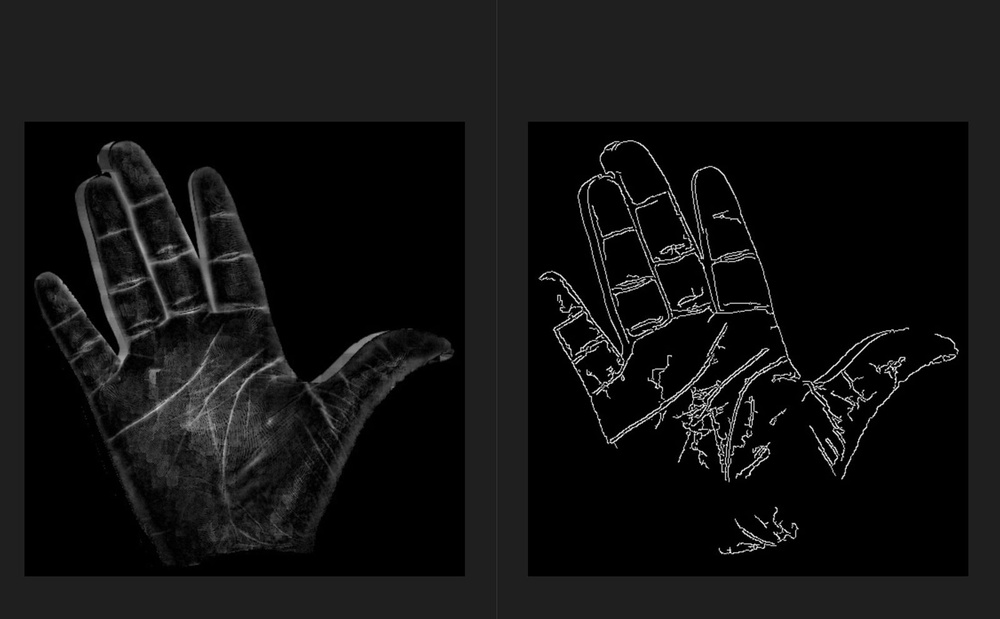
#> input picture Report/Images/hog.jpeg, 1000 x 619 px, shrunk from 1600 x 990 before the run
$ python -i filter_palmar_images.py   (imports and definitions only)
#> lines starting #> are read from the running program, lines starting #| are printed output that depends on the picture; after the words box and inside, x2 and y2 are one past the last pixel; in counts of white or black regions, pixels touching at a corner belong together
"""
Filter 11k Hands Dataset to only include palmar images with clearly visible palm lines.
Uses edge detection and line detection to verify palm line visibility.
"""
import pandas as pd
import os
import shutil
import cv2
import numpy as np
from pathlib import Path

def detect_palm_lines(image_path: str, debug: bool = False) -> dict:
    """
    Detect if palm lines are clearly visible in the image.

    Args:
        image_path: Path to the image
        debug: If True, save debug visualization

    Returns:
        Dictionary with detection results:
            - 'has_lines': Boolean indicating if lines are detected
            - 'line_count': Number of detected lines
            - 'line_strength': Average strength of detected lines
    """
#> called with image_path = '../Report/Images/hog.jpeg', debug = False
    # Read image
    img = cv2.imread(image_path)
#> img is the input picture: shape (619, 1000, 3); min 0, max 255, mean 19.3
    if img is None:
        return {'has_lines': False, 'line_count': 0, 'line_strength': 0}

    # Convert to grayscale
    gray = cv2.cvtColor(img, cv2.COLOR_BGR2GRAY)

    # Apply Gaussian blur to reduce noise
    blurred = cv2.GaussianBlur(gray, (5, 5), 0)

    # Apply Canny edge detection
    edges = cv2.Canny(blurred, 30, 100)
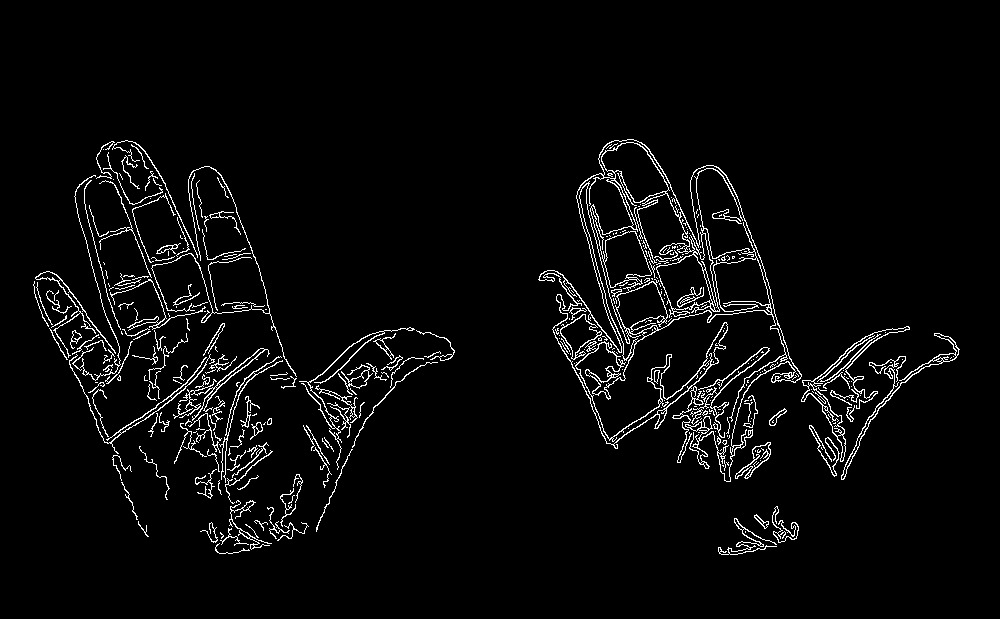
#> edges: shape (619, 1000); 3.7% white in thin lines or dots, all inside (x1, y1, x2, y2) = (33, 139, 960, 555)

    # Apply Hough Line Transform to detect lines
    lines = cv2.HoughLinesP(
        edges,
        rho=1,
        theta=np.pi/180,
        threshold=50,
        minLineLength=100,
        maxLineGap=20
    )
#> lines = 76 rows, first 6: [101, 148, 167, 321], [691, 378, 853, 384], [729, 374, 849, 374], [603, 147, 670, 323], [271, 379, 380, 378], [597, 335, 771, 298]

    # Calculate metrics
    line_count = 0 if lines is None else len(lines)
#> line_count = 76

    # Calculate line strength (average length of detected lines)
    line_strength = 0
    if lines is not None and len(lines) > 0:
        lengths = []
        for line in lines:
            x1, y1, x2, y2 = line[0]
            length = np.sqrt((x2-x1)**2 + (y2-y1)**2)
            lengths.append(length)
#> this loop made 76 passes
#> (x1, y1, x2, y2, length) on passes 1 to 12: (101, 148, 167, 321, 185.2), (691, 378, 853, 384, 162.1), (729, 374, 849, 374, 120), (603, 147, 670, 323, 188.3), (271, 379, 380, 378, 109), (597, 335, 771, 298, 177.9), (606, 144, 677, 319, 188.9), (658, 401, 785, 412, 127.5), (645, 415, 752, 431, 108.2), (152, 426, 258, 406, 107.9), (726, 377, 863, 377, 137), (131, 422, 250, 401, 120.8)
#> after the loop, lengths = 76 values, max 246.1 at index 45, min 100.1 at index 39, mean 135.9
        line_strength = np.mean(lengths)
#> line_strength = 135.9

    # Determine if palm lines are visible
    # Criteria: At least 10 lines detected with reasonable strength
    has_lines = line_count >= 10 and line_strength > 50
#> has_lines = True

    return {
        'has_lines': has_lines,
        'line_count': line_count,
        'line_strength': line_strength
    }

# [184 lines left out: functions filter_palmar_images_with_lines, main, not called in this run]

# [2 lines not run here, left out]

>>> result = detect_palm_lines('../Report/Images/hog.jpeg')
#> result = {'has_lines': True, 'line_count': 76, 'line_strength': 135.9}

$ run again, on Report/Images/ui_main_new.jpeg
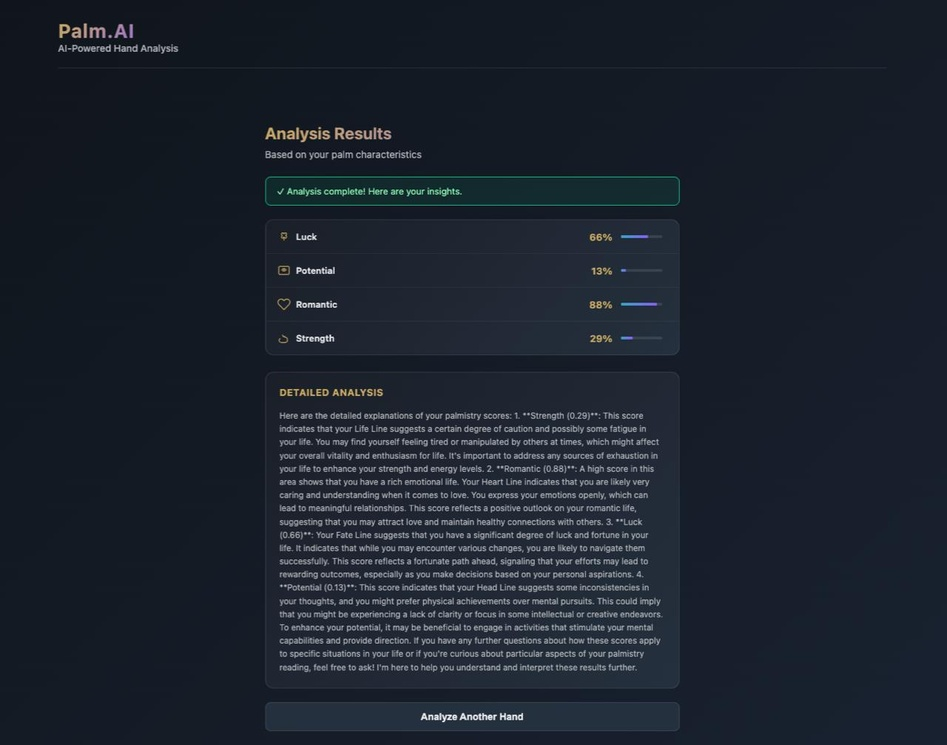
#> input picture Report/Images/ui_main_new.jpeg, 947 x 745 px, shrunk from 1280 x 1007 before the run
#> in detect_palm_lines, img is the input picture: shape (745, 947, 3); mean B, G, R 45.7, 34.8, 27.8
#> in detect_palm_lines, `edges = cv2.Canny(blurred, 30, 100)`:
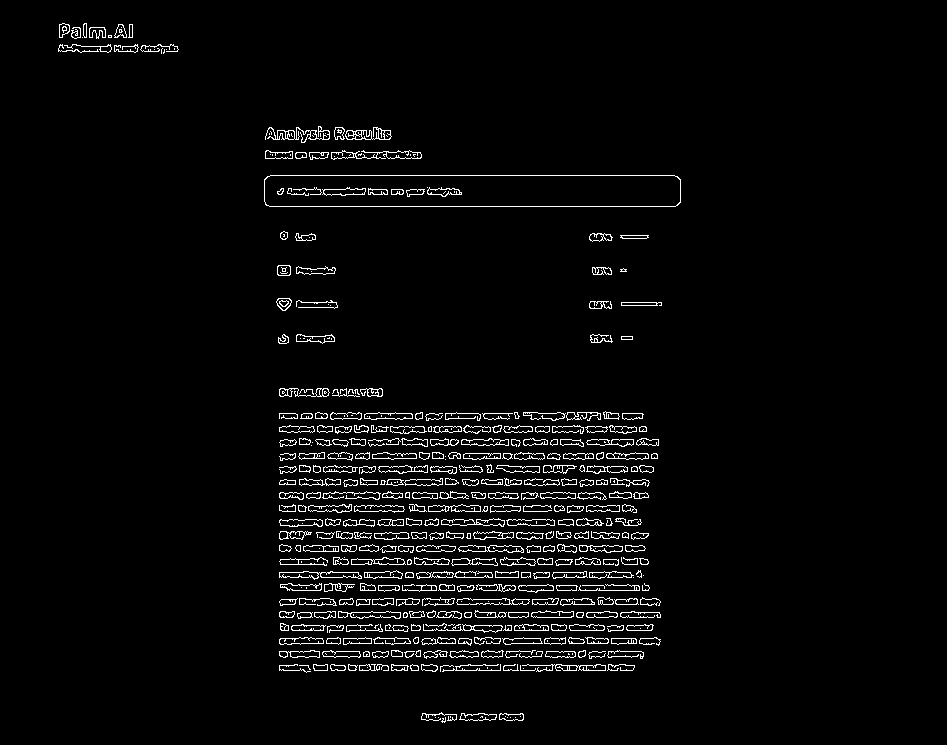
#> edges: shape (745, 947); 3.2% white in thin lines or dots, all inside (x1, y1, x2, y2) = (58, 23, 681, 723)
#> lines = 141 rows, first 6: [270, 175, 674, 175], [269, 206, 675, 206], [281, 630, 651, 630], [279, 612, 659, 612], [280, 458, 657, 458], [280, 559, 647, 559]
#> line_count = 141
#> the loop in detect_palm_lines, `for line in lines:` made 141 passes
#> (x1, y1, x2, y2, length) on passes 1 to 8: (270, 175, 674, 175, 404), (269, 206, 675, 206, 406), (281, 630, 651, 630, 370), (279, 612, 659, 612, 380), (280, 458, 657, 458, 377), (280, 559, 647, 559, 367), (279, 643, 659, 643, 380), (280, 617, 660, 617, 380)
#> after the loop in detect_palm_lines, `for line in lines:`: lengths = 141 values, max 406 at index 1, min 100 at index 103, mean 256.5
#> line_strength = 256.5
#> has_lines = True
#> result = {'has_lines': True, 'line_count': 141, 'line_strength': 256.5}

$ run again, on Report/Images/ui_palm_new.jpeg
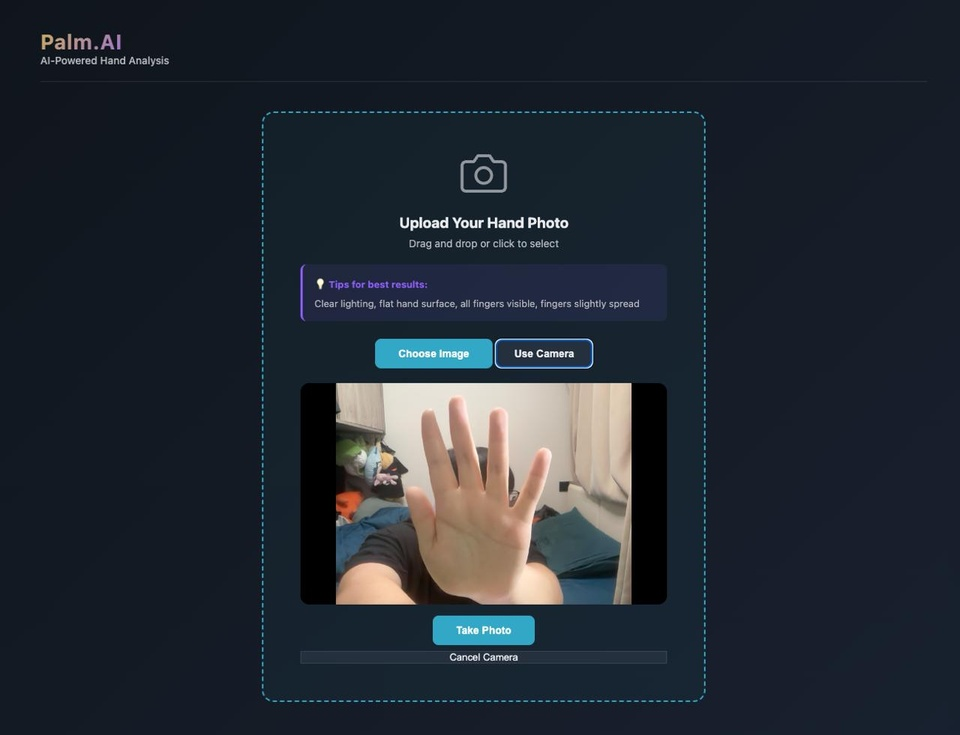
#> input picture Report/Images/ui_palm_new.jpeg, 960 x 735 px, shrunk from 1280 x 981 before the run
#> in detect_palm_lines, img is the input picture: shape (735, 960, 3); mean B, G, R 50.7, 41.6, 34.8
#> in detect_palm_lines, `gray = cv2.cvtColor(img, cv2.COLOR_BGR2GRAY)`:
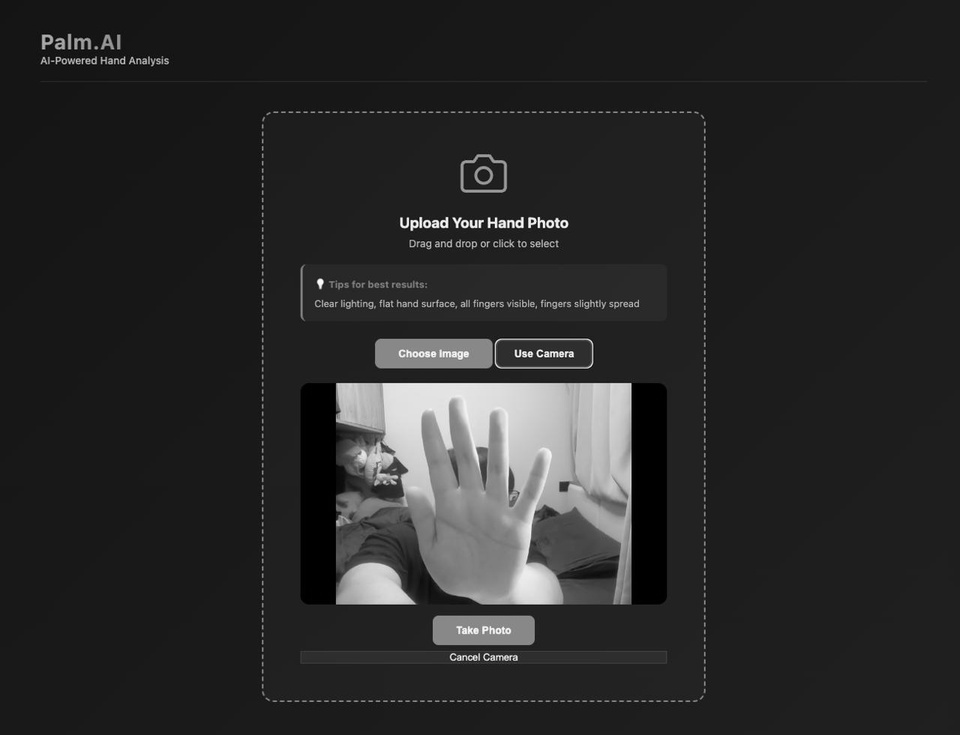
#> gray: shape (735, 960); min 0, max 254, mean 40.7
#> in detect_palm_lines, `edges = cv2.Canny(blurred, 30, 100)`:
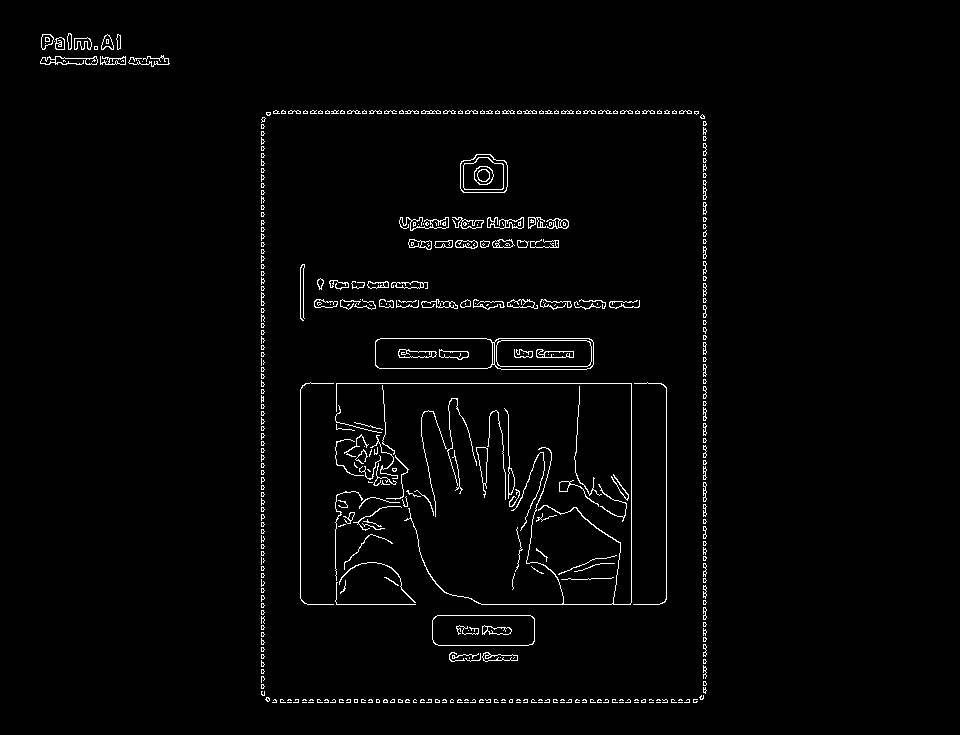
#> edges: shape (735, 960); 2% white in thin lines or dots, all inside (x1, y1, x2, y2) = (40, 33, 707, 703)
#> lines = 48 rows, first 6: [703, 698, 703, 115], [305, 383, 661, 383], [705, 693, 705, 121], [263, 695, 263, 117], [261, 694, 261, 119], [266, 113, 698, 113]
#> line_count = 48
#> the loop in detect_palm_lines, `for line in lines:` made 48 passes
#> (x1, y1, x2, y2, length) on passes 1 to 8: (703, 698, 703, 115, 583), (305, 383, 661, 383, 356), (705, 693, 705, 121, 572), (263, 695, 263, 117, 578), (261, 694, 261, 119, 575), (266, 113, 698, 113, 432), (273, 111, 698, 111, 425), (481, 604, 659, 604, 178)
#> after the loop in detect_palm_lines, `for line in lines:`: lengths = 48 values, max 583 at index 0, min 101 at index 26, mean 291
#> line_strength = 291
#> has_lines = True
#> result = {'has_lines': True, 'line_count': 48, 'line_strength': 291}
